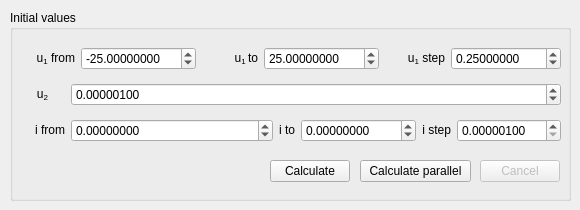
   <widget class="QWidget" name="tab_u1i">
    <attribute name="title">
     <string>u1, i</string>
    </attribute>
    <widget class="QGroupBox" name="groupBox_3">
     <property name="geometry">
      <rect>
       <x>10</x>
       <y>10</y>
       <width>561</width>
       <height>191</height>
      </rect>
     </property>
     <property name="title">
      <string>Initial values</string>
     </property>
     <widget class="QWidget" name="verticalLayoutWidget_2">
      <property name="geometry">
       <rect>
        <x>10</x>
        <y>30</y>
        <width>541</width>
        <height>111</height>
       </rect>
      </property>
      <layout class="QVBoxLayout" name="verticalLayout_3">
       <item>
        <layout class="QHBoxLayout" name="horizontalLayout_5">
         <item>
          <layout class="QHBoxLayout" name="horizontalLayout_67">
           <item>
            <widget class="QLabel" name="label_64">
             <property name="maximumSize">
              <size>
               <width>60</width>
               <height>16777215</height>
              </size>
             </property>
             <property name="text">
              <string>&lt;html&gt;&lt;head/&gt;&lt;body&gt;&lt;p align=&quot;right&quot;&gt;u&lt;span style=&quot; vertical-align:sub;&quot;&gt;1&lt;/span&gt; from&lt;/p&gt;&lt;/body&gt;&lt;/html&gt;</string>
             </property>
            </widget>
           </item>
           <item>
            <widget class="QDoubleSpinBox" name="input_u1_from_u1i">
             <property name="decimals">
              <number>8</number>
             </property>
             <property name="minimum">
              <double>-1000.000000000000000</double>
             </property>
             <property name="maximum">
              <double>1000.990000000000009</double>
             </property>
             <property name="singleStep">
              <double>1.000000000000000</double>
             </property>
             <property name="value">
              <double>-25.000000000000000</double>
             </property>
            </widget>
           </item>
          </layout>
         </item>
         <item>
          <layout class="QHBoxLayout" name="horizontalLayout_68">
           <item>
            <widget class="QLabel" name="label_65">
             <property name="maximumSize">
              <size>
               <width>60</width>
               <height>16777215</height>
              </size>
             </property>
             <property name="text">
              <string>&lt;html&gt;&lt;head/&gt;&lt;body&gt;&lt;p align=&quot;right&quot;&gt;u&lt;span style=&quot; vertical-align:sub;&quot;&gt;1 &lt;/span&gt;to&lt;/p&gt;&lt;/body&gt;&lt;/html&gt;</string>
             </property>
            </widget>
           </item>
           <item>
            <widget class="QDoubleSpinBox" name="input_u1_to_u1i">
             <property name="decimals">
              <number>8</number>
             </property>
             <property name="minimum">
              <double>-1000.000000000000000</double>
             </property>
             <property name="maximum">
              <double>1000.000000000000000</double>
             </property>
             <property name="value">
              <double>25.000000000000000</double>
             </property>
            </widget>
           </item>
          </layout>
         </item>
         <item>
          <layout class="QHBoxLayout" name="horizontalLayout_70">
           <item>
            <widget class="QLabel" name="label_67">
             <property name="maximumSize">
              <size>
               <width>60</width>
               <height>16777215</height>
              </size>
             </property>
             <property name="text">
              <string>&lt;html&gt;&lt;head/&gt;&lt;body&gt;&lt;p align=&quot;right&quot;&gt;u&lt;span style=&quot; vertical-align:sub;&quot;&gt;1&lt;/span&gt; step&lt;/p&gt;&lt;/body&gt;&lt;/html&gt;</string>
             </property>
            </widget>
           </item>
           <item>
            <widget class="QDoubleSpinBox" name="input_u1_step_u1i">
             <property name="decimals">
              <number>8</number>
             </property>
             <property name="minimum">
              <double>0.000001000000000</double>
             </property>
             <property name="maximum">
              <double>100.000000000000000</double>
             </property>
             <property name="value">
              <double>0.250000000000000</double>
             </property>
            </widget>
           </item>
          </layout>
         </item>
        </layout>
       </item>
       <item>
        <layout class="QHBoxLayout" name="horizontalLayout_6">
         <item>
          <layout class="QHBoxLayout" name="horizontalLayout_71">
           <item>
            <widget class="QLabel" name="label_68">
             <property name="maximumSize">
              <size>
               <width>45</width>
               <height>16777215</height>
              </size>
             </property>
             <property name="text">
              <string>&lt;html&gt;&lt;head/&gt;&lt;body&gt;&lt;p align=&quot;center&quot;&gt;u&lt;span style=&quot; vertical-align:sub;&quot;&gt;2&lt;/span&gt;&lt;/p&gt;&lt;/body&gt;&lt;/html&gt;</string>
             </property>
            </widget>
           </item>
           <item>
            <widget class="QDoubleSpinBox" name="input_u2_u1i">
             <property name="decimals">
              <number>8</number>
             </property>
             <property name="minimum">
              <double>-1000.000000000000000</double>
             </property>
             <property name="maximum">
              <double>1000.000000000000000</double>
             </property>
             <property name="value">
              <double>0.000001000000000</double>
             </property>
            </widget>
           </item>
          </layout>
         </item>
        </layout>
       </item>
       <item>
        <layout class="QHBoxLayout" name="horizontalLayout_4">
         <item>
          <layout class="QHBoxLayout" name="horizontalLayout_61">
           <item>
            <widget class="QLabel" name="label_58">
             <property name="sizePolicy">
              <sizepolicy hsizetype="MinimumExpanding" vsizetype="Ignored">
               <horstretch>0</horstretch>
               <verstretch>0</verstretch>
              </sizepolicy>
             </property>
             <property name="maximumSize">
              <size>
               <width>45</width>
               <height>16777215</height>
              </size>
             </property>
             <property name="text">
              <string>&lt;html&gt;&lt;head/&gt;&lt;body&gt;&lt;p align=&quot;right&quot;&gt;i from&lt;/p&gt;&lt;/body&gt;&lt;/html&gt;</string>
             </property>
            </widget>
           </item>
           <item>
            <widget class="QDoubleSpinBox" name="input_i_from_u1i">
             <property name="decimals">
              <number>8</number>
             </property>
             <property name="minimum">
              <double>-1000.000000000000000</double>
             </property>
             <property name="maximum">
              <double>1000.000000000000000</double>
             </property>
             <property name="value">
              <double>0.000000000000000</double>
             </property>
            </widget>
           </item>
          </layout>
         </item>
         <item>
          <layout class="QHBoxLayout" name="horizontalLayout_62">
           <item>
            <widget class="QLabel" name="label_59">
             <property name="maximumSize">
              <size>
               <width>60</width>
               <height>16777215</height>
              </size>
             </property>
             <property name="text">
              <string>&lt;html&gt;&lt;head/&gt;&lt;body&gt;&lt;p align=&quot;right&quot;&gt;i to&lt;/p&gt;&lt;/body&gt;&lt;/html&gt;</string>
             </property>
            </widget>
           </item>
           <item>
            <widget class="QDoubleSpinBox" name="input_i_to_u1i">
             <property name="decimals">
              <number>8</number>
             </property>
             <property name="minimum">
              <double>-1000.000000000000000</double>
             </property>
             <property name="maximum">
              <double>1000.000000000000000</double>
             </property>
             <property name="value">
              <double>0.000000000000000</double>
             </property>
            </widget>
           </item>
          </layout>
         </item>
         <item>
          <layout class="QHBoxLayout" name="horizontalLayout_63">
           <item>
            <widget class="QLabel" name="label_60">
             <property name="maximumSize">
              <size>
               <width>60</width>
               <height>16777215</height>
              </size>
             </property>
             <property name="text">
              <string>&lt;html&gt;&lt;head/&gt;&lt;body&gt;&lt;p align=&quot;right&quot;&gt;i step&lt;/p&gt;&lt;/body&gt;&lt;/html&gt;</string>
             </property>
            </widget>
           </item>
           <item>
            <widget class="QDoubleSpinBox" name="input_i_step_u1i">
             <property name="decimals">
              <number>8</number>
             </property>
             <property name="minimum">
              <double>0.000001000000000</double>
             </property>
             <property name="maximum">
              <double>100.000000000000000</double>
             </property>
             <property name="value">
              <double>0.000001000000000</double>
             </property>
            </widget>
           </item>
          </layout>
         </item>
        </layout>
       </item>
      </layout>
     </widget>
     <widget class="QPushButton" name="button_calculate_parallel_u1i">
      <property name="geometry">
       <rect>
        <x>350</x>
        <y>150</y>
        <width>111</width>
        <height>22</height>
       </rect>
      </property>
      <property name="text">
       <string>Calculate parallel</string>
      </property>
     </widget>
     <widget class="QPushButton" name="button_cancel_u1i">
      <property name="enabled">
       <bool>false</bool>
      </property>
      <property name="geometry">
       <rect>
        <x>470</x>
        <y>150</y>
        <width>80</width>
        <height>22</height>
       </rect>
      </property>
      <property name="text">
       <string>Cancel</string>
      </property>
     </widget>
     <widget class="QPushButton" name="button_calculate_u1i">
      <property name="geometry">
       <rect>
        <x>260</x>
        <y>150</y>
        <width>80</width>
        <height>22</height>
       </rect>
      </property>
      <property name="text">
       <string>Calculate</string>
      </property>
     </widget>
    </widget>
   </widget>
